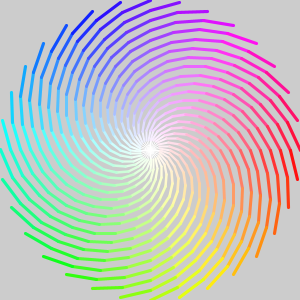
Frame 1 (no input)
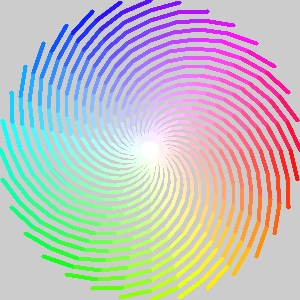
Frame 60 (the mouse pressed at the canvas centre just before this capture)
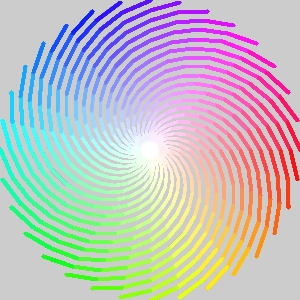
Frame 120 (the mouse held since frame 60 and released just before this capture)

The Processing sketch that drew these frames (run headless with seeded random() and noise(); from frame 60 on, the mouse is pressed at the canvas centre):

// Processing sketch: sketch_181106a
// ── sketch_181106a.pde
void setup(){
  colorMode(HSB, 255);
  size(300, 300);
}

int N=32;
int R=100;
void draw(){
  for (int R=0; R<width/2; R+=10){
    strokeWeight(1+log(R+1)/log(10));
    for (int i=0; i<N; i++){
      float x0 = width/2 +R     *cos(i    *2*PI/N);
      float y0 = height/2+R     *sin(i    *2*PI/N);
      float x1 = width/2 +(R+10)*cos((i+1)*2*PI/N);
      float y1 = height/2+(R+10)*sin((i+1)*2*PI/N);
      stroke(i*255/N, R*255/(width/2), 255);
      line(x0, y0, x1, y1);
    }
  }
}
